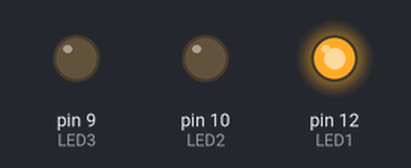
Recording of a sketch running on a simulated Arduino Uno, built with avr-gcc and run on an emulated ATmega328P. Parts: output pins drawn as LEDs (lit = HIGH).

Above: at 1.0 s.
At 3.0 s:
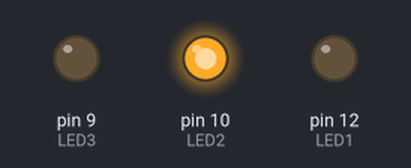
At 5.5 s:
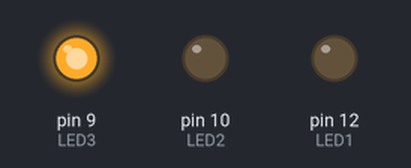
Timing chart, 0 to 9.1 s (numbered marks = the images above):
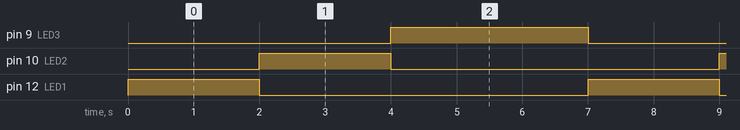

Measured:
- by itself, pin 9 (LED3): alternates HIGH for 3.0 s and LOW for 4.0 s
- by itself, pin 10 (LED2), pin 12 (LED1): alternates HIGH for 2.0 s and LOW for 5.0 s
- by itself, everything shown: repeats every 7.0 s, in 4 steps

The sketch:

postlab3.ino
```cpp
#define LED1 12
#define LED2 10
#define LED3 9

void setup() {
	pinMode(LED1, OUTPUT);
  	pinMode(LED2, OUTPUT);
  	pinMode(LED3, OUTPUT);
}

void loop() {
  digitalWrite(LED1, HIGH);
  delay(2000);
  digitalWrite(LED1, LOW);

  digitalWrite(LED2, HIGH);
  delay(2000);
  digitalWrite(LED2, LOW);

  digitalWrite(LED3, HIGH);
  delay(3000);
  digitalWrite(LED3, LOW);

}
```
